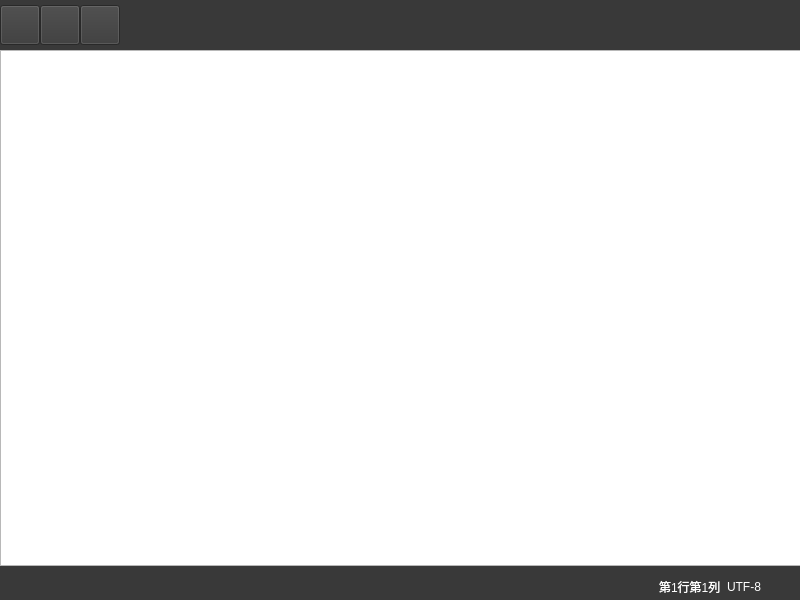
<?xml version="1.0" encoding="UTF-8"?>
<ui version="4.0">
 <class>Widget</class>
 <widget class="QWidget" name="Widget">
  <property name="geometry">
   <rect>
    <x>0</x>
    <y>0</y>
    <width>800</width>
    <height>600</height>
   </rect>
  </property>
  <property name="windowTitle">
   <string>记事本</string>
  </property>
  <property name="windowIcon">
   <iconset resource="res.qrc">
    <normaloff>:/icon/note.png</normaloff>:/icon/note.png</iconset>
  </property>
  <widget class="QWidget" name="">
   <property name="geometry">
    <rect>
     <x>0</x>
     <y>0</y>
     <width>801</width>
     <height>601</height>
    </rect>
   </property>
   <layout class="QVBoxLayout" name="verticalLayout">
    <property name="spacing">
     <number>0</number>
    </property>
    <item>
     <widget class="QWidget" name="widgetButtons" native="true">
      <property name="minimumSize">
       <size>
        <width>0</width>
        <height>50</height>
       </size>
      </property>
      <property name="styleSheet">
       <string notr="true">background-color: rgb(57, 57, 57);</string>
      </property>
      <widget class="QWidget" name="layoutWidget">
       <property name="geometry">
        <rect>
         <x>0</x>
         <y>0</y>
         <width>801</width>
         <height>51</height>
        </rect>
       </property>
       <layout class="QHBoxLayout" name="hLayoutbutton">
        <property name="spacing">
         <number>0</number>
        </property>
        <item alignment="Qt::AlignLeft">
         <widget class="QPushButton" name="btnopen">
          <property name="minimumSize">
           <size>
            <width>40</width>
            <height>40</height>
           </size>
          </property>
          <property name="styleSheet">
           <string notr="true">QPushButton {border-image: url(:/icon/open0.png);}
QPushButton:hover{border-image: url(:/icon/open1.png);}
QPushButton:pressed{border-image: url(:/icon/open2.png);}

</string>
          </property>
          <property name="text">
           <string/>
          </property>
         </widget>
        </item>
        <item>
         <widget class="QPushButton" name="btnsave">
          <property name="minimumSize">
           <size>
            <width>40</width>
            <height>40</height>
           </size>
          </property>
          <property name="styleSheet">
           <string notr="true">QPushButton {border-image: url(:/icon/save0.png);}
QPushButton:hover{border-image: url(:/icon/save1.png);}
QPushButton:pressed{border-image: url(:/icon/save2.png);}</string>
          </property>
          <property name="text">
           <string/>
          </property>
         </widget>
        </item>
        <item>
         <widget class="QPushButton" name="btnclose">
          <property name="minimumSize">
           <size>
            <width>40</width>
            <height>40</height>
           </size>
          </property>
          <property name="styleSheet">
           <string notr="true">QPushButton {border-image: url(:/icon/close0.png);}
QPushButton:hover{border-image: url(:/icon/close1.png);}
QPushButton:pressed{border-image: url(:/icon/close2.png);}</string>
          </property>
          <property name="text">
           <string/>
          </property>
         </widget>
        </item>
        <item>
         <spacer name="horizontalSpacer">
          <property name="orientation">
           <enum>Qt::Horizontal</enum>
          </property>
          <property name="sizeHint" stdset="0">
           <size>
            <width>40</width>
            <height>20</height>
           </size>
          </property>
         </spacer>
        </item>
       </layout>
      </widget>
     </widget>
    </item>
    <item>
     <widget class="QTextEdit" name="textEdit">
      <property name="styleSheet">
       <string notr="true"/>
      </property>
     </widget>
    </item>
    <item>
     <widget class="QWidget" name="widgetBottom" native="true">
      <property name="minimumSize">
       <size>
        <width>0</width>
        <height>35</height>
       </size>
      </property>
      <property name="styleSheet">
       <string notr="true">background-color: rgb(57, 57, 57);</string>
      </property>
      <widget class="QWidget" name="">
       <property name="geometry">
        <rect>
         <x>20</x>
         <y>10</y>
         <width>761</width>
         <height>22</height>
        </rect>
       </property>
       <layout class="QHBoxLayout" name="horizontalLayout">
        <item>
         <spacer name="horizontalSpacer_2">
          <property name="orientation">
           <enum>Qt::Horizontal</enum>
          </property>
          <property name="sizeHint" stdset="0">
           <size>
            <width>40</width>
            <height>20</height>
           </size>
          </property>
         </spacer>
        </item>
        <item>
         <widget class="QLabel" name="labelPosition">
          <property name="styleSheet">
           <string notr="true">color: rgb(255, 255, 255);</string>
          </property>
          <property name="text">
           <string>第1行第1列</string>
          </property>
         </widget>
        </item>
        <item>
         <widget class="QLabel" name="labelCode">
          <property name="styleSheet">
           <string notr="true">color: rgb(255, 255, 255);</string>
          </property>
          <property name="text">
           <string>UTF-8</string>
          </property>
         </widget>
        </item>
        <item>
         <spacer name="horizontalSpacer_3">
          <property name="orientation">
           <enum>Qt::Horizontal</enum>
          </property>
          <property name="sizeType">
           <enum>QSizePolicy::Fixed</enum>
          </property>
          <property name="sizeHint" stdset="0">
           <size>
            <width>20</width>
            <height>20</height>
           </size>
          </property>
         </spacer>
        </item>
       </layout>
      </widget>
     </widget>
    </item>
   </layout>
  </widget>
 </widget>
 <resources>
  <include location="res.qrc"/>
 </resources>
 <connections/>
</ui>
